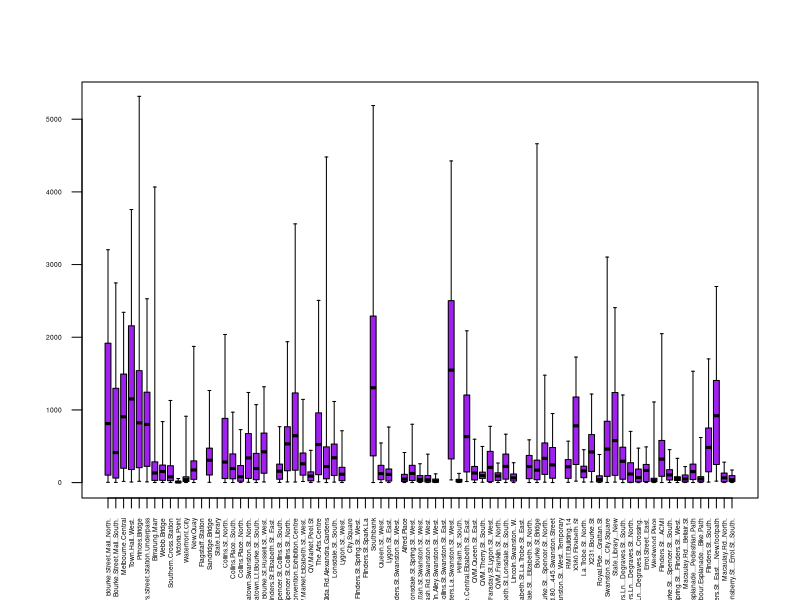
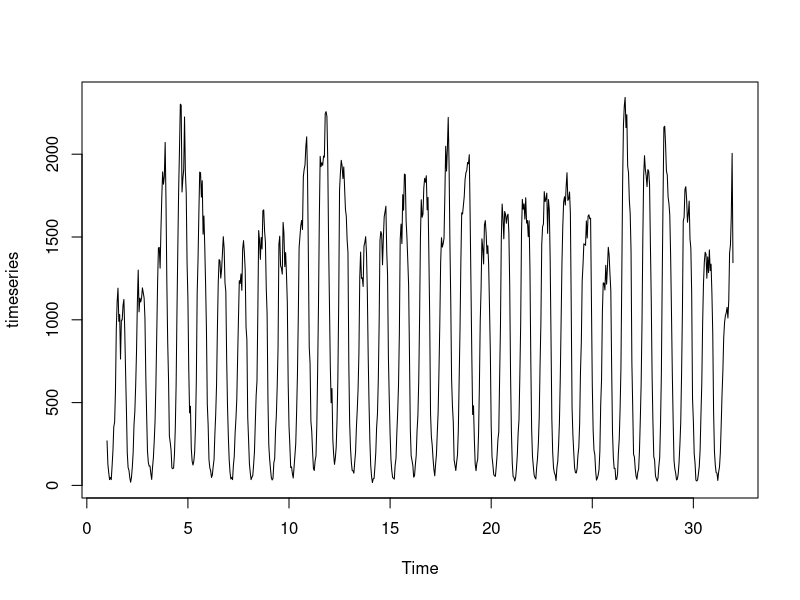
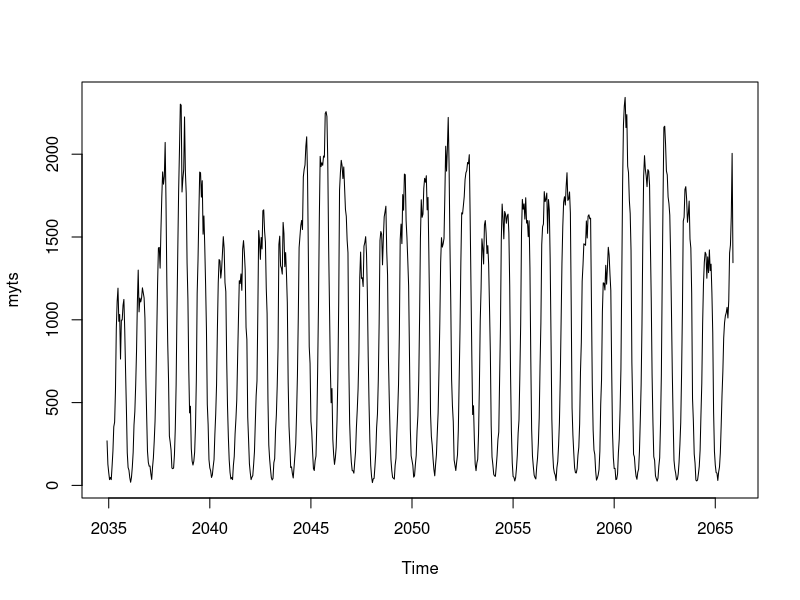

These figures' R source, in order:
## ---- chunk 1
December <- read.csv("Ped_Count_December_2021.csv")
December[3:83] <- lapply(December[3:83], as.numeric)

## ---- chunk 2
head(December)
nrow(December)
# There are 744 rows and 83 columns
## ---- chunk 3
#● How many observations are there each day?
# There are 24 observations each day 

## ---- chunk 4
# ● Calculate the average pedestrian count for each of the locations. Express your answers to two
#decimal places.
print(round(colMeans(December[3:83], na.rm=TRUE), digits =2))
#print(round(colMeans(December, na.rm = TRUE), digits=2))
## ---- chunk 5
#Explore the distribution of the hourly pedestrian count at each location using boxplots. 
boxplot(December[3:83], na.rm = TRUE, las = 2, at = seq(1, 81 * 4, by = 4), cex = 0, pch = 16, whisklty = 1, col = "purple", boxwex = 3, range = 2000, cex.axis= 0.4, ylim = c(0, 5300))
# remove data with all NA values
## ---- chunk 6
# ● Plot a time series decomposition of pedestrian counts at the location “Melbourne.Central”.
timeseries <- ts(December$Melbourne.Central, frequency= 24, start = 1)
library("ggplot2")
timeseries
plot(timeseries)
## ---- chunk 7
inds <- seq(as.Date("2021-12-01"), as.Date("2021-12-31"), by = 1)
inds
as.numeric(format(inds[1], "%j"))## Create a time series object
inds[1]
myts <- ts(December$Melbourne.Central,     # random data
           start = c(2021, as.numeric(format(inds[1], "%j"))),
           frequency = 24)
#myts
plot(myts)
